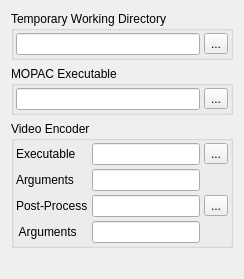
     <widget class="QWidget" name="ExternalProgramsTab">
      <attribute name="title">
       <string>External Programs</string>
      </attribute>
      <layout class="QVBoxLayout" name="verticalLayout_19">
       <item>
        <widget class="QGroupBox" name="TemporaryDirGroup">
         <property name="title">
          <string>Temporary Working Directory</string>
         </property>
         <layout class="QHBoxLayout" name="horizontalLayout_17">
          <property name="spacing">
           <number>4</number>
          </property>
          <property name="margin">
           <number>2</number>
          </property>
          <item>
           <widget class="QLineEdit" name="TemporaryDirEdit"/>
          </item>
          <item>
           <widget class="QToolButton" name="TemporaryDirButton">
            <property name="text">
             <string>...</string>
            </property>
            <property name="icon">
             <iconset resource="icons.qrc">
              <normaloff>:/file/icons/file_open.svg</normaloff>:/file/icons/file_open.svg</iconset>
            </property>
           </widget>
          </item>
         </layout>
        </widget>
       </item>
       <item>
        <widget class="QGroupBox" name="MopacExecutableGroup">
         <property name="title">
          <string>MOPAC Executable</string>
         </property>
         <layout class="QHBoxLayout" name="horizontalLayout_18">
          <property name="spacing">
           <number>4</number>
          </property>
          <property name="margin">
           <number>2</number>
          </property>
          <item>
           <widget class="QLineEdit" name="MopacExecutableEdit"/>
          </item>
          <item>
           <widget class="QToolButton" name="MopacExecutableButton">
            <property name="text">
             <string>...</string>
            </property>
            <property name="icon">
             <iconset resource="icons.qrc">
              <normaloff>:/file/icons/file_open.svg</normaloff>:/file/icons/file_open.svg</iconset>
            </property>
           </widget>
          </item>
         </layout>
        </widget>
       </item>
       <item>
        <widget class="QGroupBox" name="VideoEncodingGroup">
         <property name="title">
          <string>Video Encoder</string>
         </property>
         <layout class="QVBoxLayout" name="verticalLayout_12">
          <property name="spacing">
           <number>4</number>
          </property>
          <property name="margin">
           <number>2</number>
          </property>
          <item>
           <layout class="QGridLayout" name="gridLayout_3">
            <item row="0" column="0">
             <widget class="QLabel" name="EncodeLabel">
              <property name="text">
               <string>Executable</string>
              </property>
             </widget>
            </item>
            <item row="0" column="1">
             <widget class="QLineEdit" name="EncoderExecutableEdit">
              <property name="toolTip">
               <string>Video encoder executable</string>
              </property>
             </widget>
            </item>
            <item row="0" column="2">
             <widget class="QToolButton" name="EncoderExecutableButton">
              <property name="text">
               <string>...</string>
              </property>
              <property name="icon">
               <iconset resource="icons.qrc">
                <normaloff>:/file/icons/file_open.svg</normaloff>:/file/icons/file_open.svg</iconset>
              </property>
             </widget>
            </item>
            <item row="1" column="0">
             <widget class="QLabel" name="EncoderArgsLabel">
              <property name="text">
               <string>Arguments</string>
              </property>
             </widget>
            </item>
            <item row="1" column="1">
             <widget class="QLineEdit" name="EncoderArgumentsEdit">
              <property name="toolTip">
               <string>Arguments to pass to the encoder executable. The text FILES will be replaced by a suitable wildcard, and OUTPUT will be replaced by the output video filename.</string>
              </property>
             </widget>
            </item>
            <item row="2" column="0">
             <widget class="QLabel" name="EncodePostLabel">
              <property name="text">
               <string>Post-Process</string>
              </property>
             </widget>
            </item>
            <item row="2" column="1">
             <widget class="QLineEdit" name="EncoderPostExecutableEdit">
              <property name="toolTip">
               <string>Location of (optional) post-process executable</string>
              </property>
             </widget>
            </item>
            <item row="3" column="1">
             <widget class="QLineEdit" name="EncoderPostArgumentsEdit">
              <property name="toolTip">
               <string>Arguments to pass to to post-process executable. The same text substitutions as for the encoder arguments will be made.</string>
              </property>
             </widget>
            </item>
            <item row="3" column="0">
             <widget class="QLabel" name="EncoderPostArgsLabel">
              <property name="text">
               <string> Arguments</string>
              </property>
             </widget>
            </item>
            <item row="2" column="2">
             <widget class="QToolButton" name="EncoderPostExecutableButton">
              <property name="text">
               <string>...</string>
              </property>
              <property name="icon">
               <iconset resource="icons.qrc">
                <normaloff>:/file/icons/file_open.svg</normaloff>:/file/icons/file_open.svg</iconset>
              </property>
             </widget>
            </item>
           </layout>
          </item>
         </layout>
        </widget>
       </item>
       <item>
        <spacer name="verticalSpacer">
         <property name="orientation">
          <enum>Qt::Vertical</enum>
         </property>
         <property name="sizeHint" stdset="0">
          <size>
           <width>20</width>
           <height>20</height>
          </size>
         </property>
        </spacer>
       </item>
      </layout>
     </widget>
